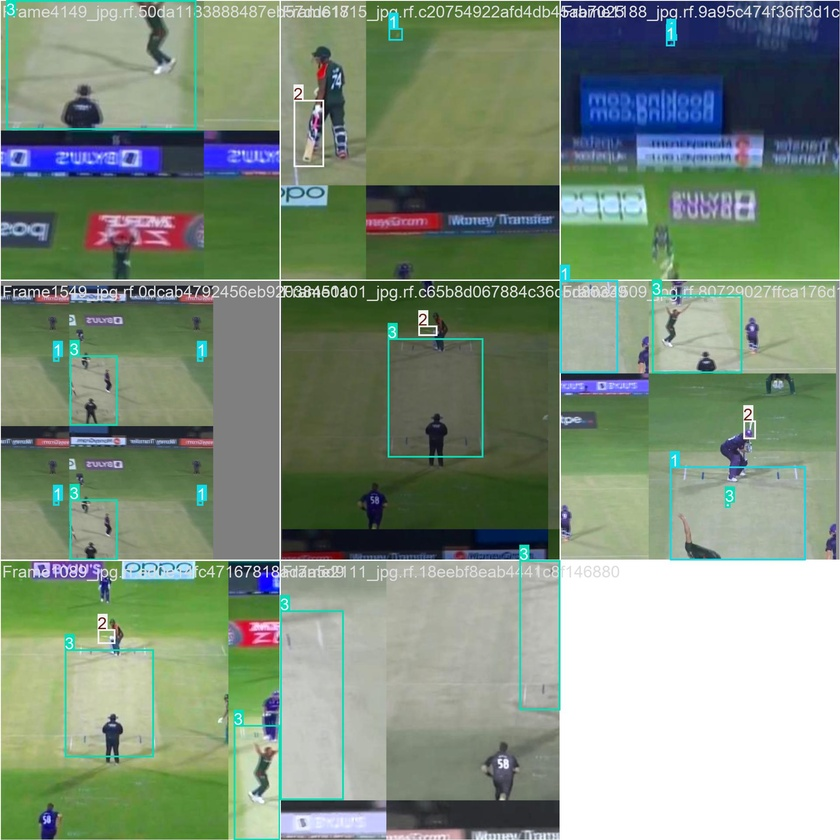
#> input picture CricketAnalysisProject-master/backend/runs/cricket_ball_train4/train_batch0.jpg, 840 x 840 px, shrunk from 1920 x 1920 before the run
$ python -i enhanced_ball_tracker.py   (imports and definitions only)
#> lines starting #> are read from the running program, lines starting #| are printed output that depends on the picture; after the words box and inside, x2 and y2 are one past the last pixel; in counts of white or black regions, pixels touching at a corner belong together
import cv2
import numpy as np
import logging
from typing import List, Tuple, Optional, Dict, Any
from collections import deque
import math

logger = logging.getLogger(__name__)

class EnhancedBallTracker:
    """
    Enhanced ball tracker specifically designed for white circular cricket balls
    that are constantly changing position across multiple frames.
    """

    def __init__(self, max_history_frames=10, prediction_frames=3):
        self.max_history_frames = max_history_frames
        self.prediction_frames = prediction_frames
        self.ball_positions_history = deque(maxlen=max_history_frames)
        self.ball_velocities_history = deque(maxlen=max_history_frames)
        self.last_detected_position = None
        self.tracking_active = False
        self.missing_frames_count = 0
        self.max_missing_frames = 5

        # Enhanced parameters for white ball detection
        self.white_ball_lower = np.array([0, 0, 200])  # High value for white
        self.white_ball_upper = np.array([180, 30, 255])

        # Motion prediction parameters
        self.velocity_smoothing_factor = 0.7
        self.position_smoothing_factor = 0.8

        # Detection parameters
        self.min_ball_radius = 3
        self.max_ball_radius = 25
        self.min_circularity = 0.6
        self.max_circularity = 1.4

    def detect_white_ball(self, frame: np.ndarray) -> Optional[Tuple[int, int]]:
        """
        Enhanced detection specifically for white circular balls.
        Uses multiple detection strategies and motion prediction.
        """
        try:
            # Step 1: Preprocess frame for better white detection
            processed_frame = self._preprocess_for_white_detection(frame)

            # Step 2: Create multiple detection masks
            hsv = cv2.cvtColor(processed_frame, cv2.COLOR_BGR2HSV)

            # Primary white ball mask
            white_mask = cv2.inRange(hsv, self.white_ball_lower, self.white_ball_upper)

            # Additional white detection with different parameters
            white_mask2 = cv2.inRange(hsv, np.array([0, 0, 180]), np.array([180, 50, 255]))

            # Combine masks
            combined_mask = cv2.bitwise_or(white_mask, white_mask2)

            # Step 3: Apply ROI to focus on cricket field
            roi_mask = self._create_cricket_field_roi(frame.shape)
            combined_mask = cv2.bitwise_and(combined_mask, roi_mask)

            # Step 4: Morphological operations
            kernel = np.ones((3, 3), np.uint8)
            combined_mask = cv2.morphologyEx(combined_mask, cv2.MORPH_CLOSE, kernel)
            combined_mask = cv2.morphologyEx(combined_mask, cv2.MORPH_OPEN, kernel)

            # Step 5: Find contours
            contours, _ = cv2.findContours(combined_mask, cv2.RETR_EXTERNAL, cv2.CHAIN_APPROX_SIMPLE)

            if not contours:
                return self._predict_position_from_motion()

            # Step 6: Filter by circularity and size
            ball_candidates = self._filter_circular_objects(contours)

            if not ball_candidates:
                return self._predict_position_from_motion()

            # Step 7: Motion consistency filtering
            motion_filtered = self._filter_by_motion_consistency(ball_candidates)

            if not motion_filtered:
                motion_filtered = ball_candidates  # Use all candidates if no motion consistency

            # Step 8: Select best candidate
            best_candidate = self._select_best_candidate(motion_filtered, frame)

            if best_candidate:
                self._update_tracking_state(best_candidate)
                return best_candidate

            return self._predict_position_from_motion()

        except Exception as e:
            logger.error(f"Error in white ball detection: {str(e)}")
            return self._predict_position_from_motion()

    def _preprocess_for_white_detection(self, frame: np.ndarray) -> np.ndarray:
        """Preprocess frame to enhance white object detection."""
        # Enhance contrast for better white detection
        lab = cv2.cvtColor(frame, cv2.COLOR_BGR2LAB)
        l, a, b = cv2.split(lab)

        # Apply CLAHE to L channel
        clahe = cv2.createCLAHE(clipLimit=2.0, tileGridSize=(8, 8))
        l = clahe.apply(l)

        # Merge channels
        lab = cv2.merge([l, a, b])
        enhanced = cv2.cvtColor(lab, cv2.COLOR_LAB2BGR)

        # Apply bilateral filter to reduce noise while preserving edges
        processed = cv2.bilateralFilter(enhanced, 9, 75, 75)

        return processed

    def _create_cricket_field_roi(self, frame_shape: Tuple[int, int, int]) -> np.ndarray:
        """Create ROI mask focusing on cricket field area."""
        height, width = frame_shape[:2]

        # Focus on center 70% of the frame (typical cricket field area)
        roi_percentage = 0.7
        roi_top = int(height * (1 - roi_percentage) / 2)
        roi_bottom = int(height * (1 + roi_percentage) / 2)
        roi_left = int(width * (1 - roi_percentage) / 2)
        roi_right = int(width * (1 + roi_percentage) / 2)

        mask = np.zeros((height, width), dtype=np.uint8)
        mask[roi_top:roi_bottom, roi_left:roi_right] = 255

        return mask

    def _filter_circular_objects(self, contours: List) -> List[Tuple]:
        """Filter contours to find circular objects matching ball criteria."""
        circular_candidates = []

        for contour in contours:
            area = cv2.contourArea(contour)
            if area < 20:  # Skip very small contours
                continue

            perimeter = cv2.arcLength(contour, True)
            if perimeter == 0:
                continue

            # Calculate circularity
            circularity = 4 * np.pi * area / (perimeter * perimeter)

            if self.min_circularity <= circularity <= self.max_circularity:
                # Get minimum enclosing circle
                (x, y), radius = cv2.minEnclosingCircle(contour)

                if self.min_ball_radius <= radius <= self.max_ball_radius:
                    circular_candidates.append((contour, (int(x), int(y)), radius, circularity))

        return circular_candidates

    def _filter_by_motion_consistency(self, candidates: List[Tuple]) -> List[Tuple]:
        """Filter candidates based on motion consistency with previous detections."""
        if len(self.ball_positions_history) < 2:
            return candidates

        motion_filtered = []
        max_motion_distance = 100  # Increased for fast-moving balls

        for candidate in candidates:
            contour, (x, y), radius, circularity = candidate

            # Check if this position is consistent with recent motion
            is_consistent = True

            for prev_pos in list(self.ball_positions_history)[-3:]:  # Check last 3 positions
                if prev_pos is not None:
                    distance = math.sqrt((x - prev_pos[0])**2 + (y - prev_pos[1])**2)
                    if distance > max_motion_distance:
                        is_consistent = False
                        break

            if is_consistent:
                motion_filtered.append(candidate)

        return motion_filtered

    def _select_best_candidate(self, candidates: List[Tuple], frame: np.ndarray) -> Optional[Tuple[int, int]]:
        """Select the best ball candidate based on multiple criteria."""
        if not candidates:
            return None

        best_candidate = None
        best_score = -float('inf')

        frame_center_x = frame.shape[1] // 2
        frame_center_y = frame.shape[0] // 2

        for contour, (x, y), radius, circularity in candidates:
            # Calculate multiple scoring factors

            # 1. Circularity score (higher is better)
            circularity_score = circularity

            # 2. Size score (prefer radius around 8-12 pixels)
            ideal_radius = 10
            size_score = 1.0 / (1.0 + abs(radius - ideal_radius))

            # 3. Position score (prefer center of frame)
            distance_from_center = math.sqrt((x - frame_center_x)**2 + (y - frame_center_y)**2)
            position_score = 1.0 / (1.0 + distance_from_center / 200)

            # 4. Motion prediction score (if we have previous positions)
            motion_score = 0
            if len(self.ball_positions_history) > 0:
                predicted_pos = self._predict_next_position()
                if predicted_pos:
                    predicted_distance = math.sqrt((x - predicted_pos[0])**2 + (y - predicted_pos[1])**2)
                    motion_score = 1.0 / (1.0 + predicted_distance / 50)

            # 5. Area score (prefer larger circular objects)
            area = cv2.contourArea(contour)
            area_score = min(area / 1000, 1.0)  # Normalize to 0-1

            # Combine all scores
            total_score = (circularity_score * 0.3 +
                         size_score * 0.2 +
                         position_score * 0.2 +
                         motion_score * 0.2 +
                         area_score * 0.1)

            if total_score > best_score:
                best_score = total_score
                best_candidate = (x, y)

        return best_candidate

    # [26 lines left out: functions _predict_next_position, _predict_position_from_motion, not called in this run]

    def _update_tracking_state(self, new_position: Tuple[int, int]):
        """Update tracking state with new ball position."""
        if self.last_detected_position is not None:
            # Calculate velocity
            velocity = (new_position[0] - self.last_detected_position[0],
                       new_position[1] - self.last_detected_position[1])

            # Smooth velocity
            if len(self.ball_velocities_history) > 0:
                last_velocity = self.ball_velocities_history[-1]
                smoothed_velocity = (
                    last_velocity[0] * self.velocity_smoothing_factor + velocity[0] * (1 - self.velocity_smoothing_factor),
                    last_velocity[1] * self.velocity_smoothing_factor + velocity[1] * (1 - self.velocity_smoothing_factor)
                )
                self.ball_velocities_history.append(smoothed_velocity)
            else:
                self.ball_velocities_history.append(velocity)

        # Update position history
        self.ball_positions_history.append(new_position)
        self.last_detected_position = new_position
        self.tracking_active = True
        self.missing_frames_count = 0

    # [23 lines left out: function track_ball_across_frames, not called in this run]

    def get_trajectory(self) -> List[Tuple[int, int]]:
        """Get the current ball trajectory."""
        return list(self.ball_positions_history)

    def get_velocity_history(self) -> List[Tuple[float, float]]:
        """Get the velocity history."""
        return list(self.ball_velocities_history)

    # [34 lines left out: functions reset_tracking, visualize_tracking, not called in this run]

>>> import cv2
>>> picture = cv2.imread('runs/cricket_ball_train4/train_batch0.jpg')
#> picture is the input picture: shape (840, 840, 3); mean B, G, R 125.3, 144, 127.5
>>> result = EnhancedBallTracker().detect_white_ball(picture)
#> in _preprocess_for_white_detection, `l, a, b = cv2.split(lab)`:
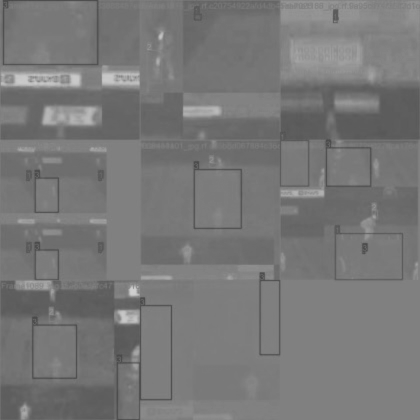
#> a: shape (840, 840) (shown at 1/2 size); min 71, max 207, mean 119.7
#> in _preprocess_for_white_detection, `l, a, b = cv2.split(lab)`:
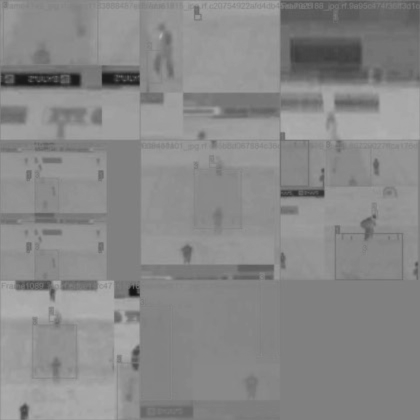
#> b: shape (840, 840) (shown at 1/2 size); min 20, max 179, mean 136.2
#> in _preprocess_for_white_detection, `l = clahe.apply(l)`:
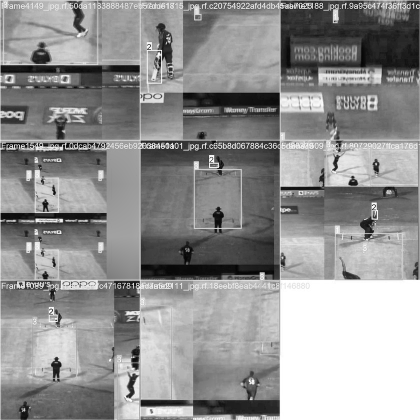
#> l: shape (840, 840) (shown at 1/2 size); min 0, max 255, mean 146.4
#> in detect_white_ball, `white_mask = cv2.inRange(hsv, self.white_ball_lower, self.white_ball_u..`:
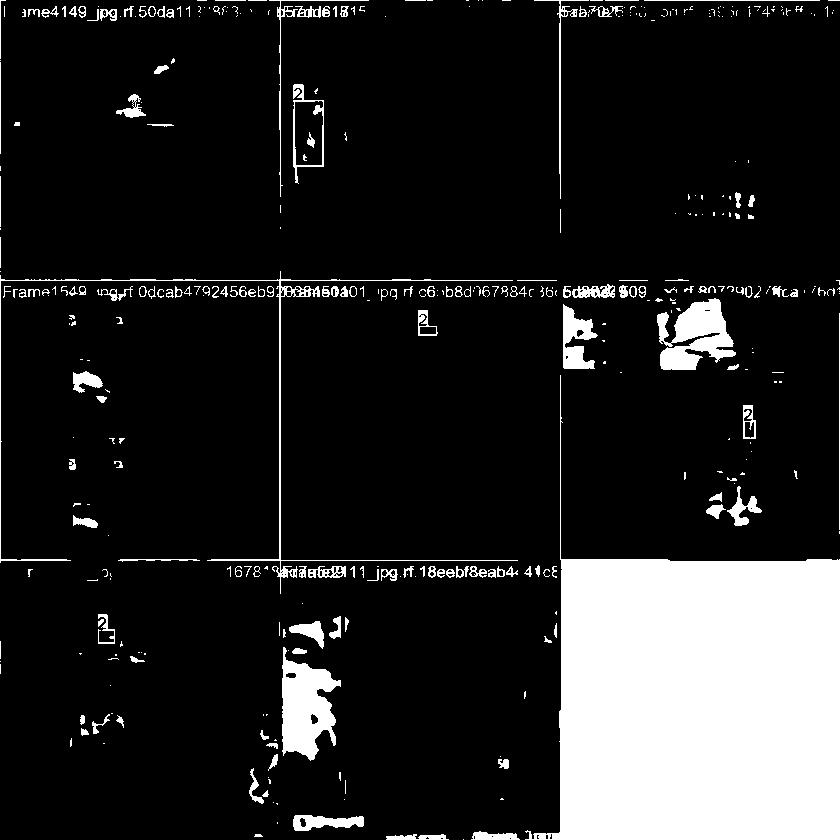
#> white_mask: shape (840, 840); 14.7% white; 394 white regions (225 under 20 px), largest, box (x1, y1, x2, y2) and area: (525, 375, 840, 840) 78652, (282, 647, 341, 761) 4035, (657, 298, 736, 370) 3332
#> in detect_white_ball, `combined_mask = cv2.morphologyEx(combined_mask, cv2.MORPH_OPEN, kernel)`:
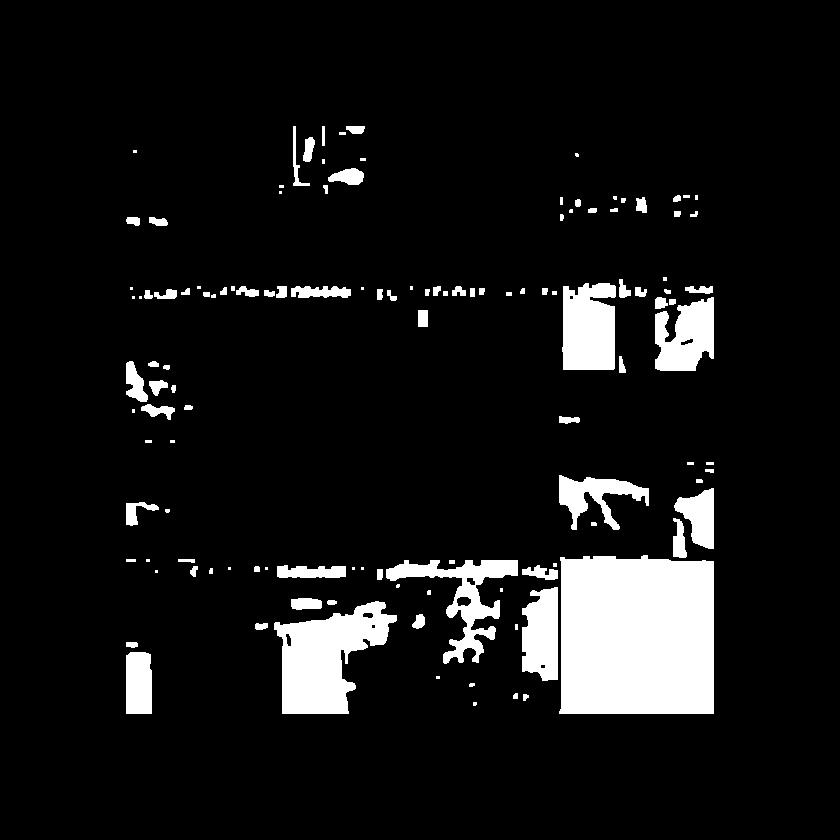
#> combined_mask: shape (840, 840); 8.5% white; 125 white regions (33 under 20 px)
#> in detect_white_ball, `contours, _ = cv2.findContours(combined_mask, cv2.RETR_EXTERNAL, cv2.C..`: contours = 125 contours, 57 with area under 20; largest, box (x1, y1, x2, y2) and area: (559, 555, 714, 714) 23452, (274, 601, 397, 714) 7653, (562, 283, 616, 370) 4086, (386, 560, 518, 664) 3720, (655, 297, 714, 371) 3071
#> the loop in _filter_circular_objects, `for contour in contours:` made 125 passes
#> (contour, area, perimeter, circularity, x, y, radius) on pass 58: ([[418, 310], [418, 326], [427, 326], [427, 310]], 144, 50, 0.724, 422.5, 318, 9.18)
#> after the loop in _filter_circular_objects, `for contour in contours:`: circular_candidates = 29 items
#> the loop in _select_best_candidate, `for contour, (x, y), radius, circularity in candidates:` made 29 passes
#> (contour, x, y, radius, circularity, circularity_score, size_score, distance_from_center) on pass 12: ([[418, 310], [418, 326], [427, 326], [427, 310]], 422, 318, 9.18, 0.724, 0.724, 0.549, 102)
#> after the loop in _select_best_candidate, `for contour, (x, y), radius, circularity in candidates:`: best_score = 0.474
#> in detect_white_ball, `best_candidate = self._select_best_candidate(motion_filtered, frame)`: best_candidate = (422, 318)
#> result = (422, 318)

$ run again, on CricketAnalysisProject-master/backend/runs/cricket_ball_train4/train_batch1.jpg
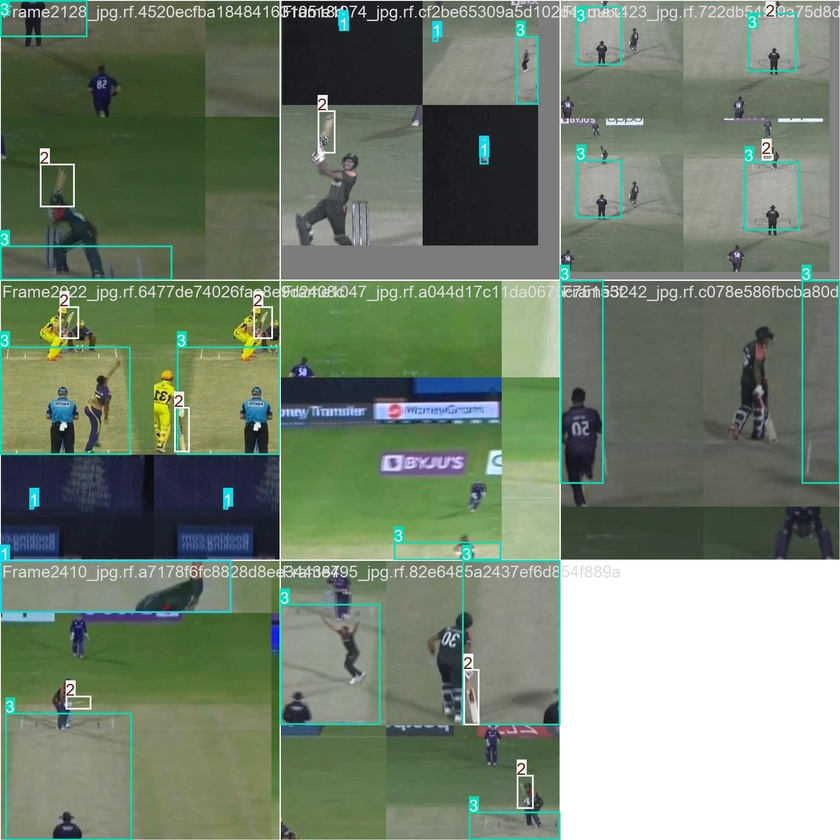
#> input picture CricketAnalysisProject-master/backend/runs/cricket_ball_train4/train_batch1.jpg, 840 x 840 px, shrunk from 1920 x 1920 before the run
#> picture is the input picture: shape (840, 840, 3); mean B, G, R 113.1, 130.9, 117.2
#> hsv: shape (840, 840, 3); mean H, S, V 50.6, 57.8, 134.9
#> in detect_white_ball, `white_mask = cv2.inRange(hsv, self.white_ball_lower, self.white_ball_u..`:
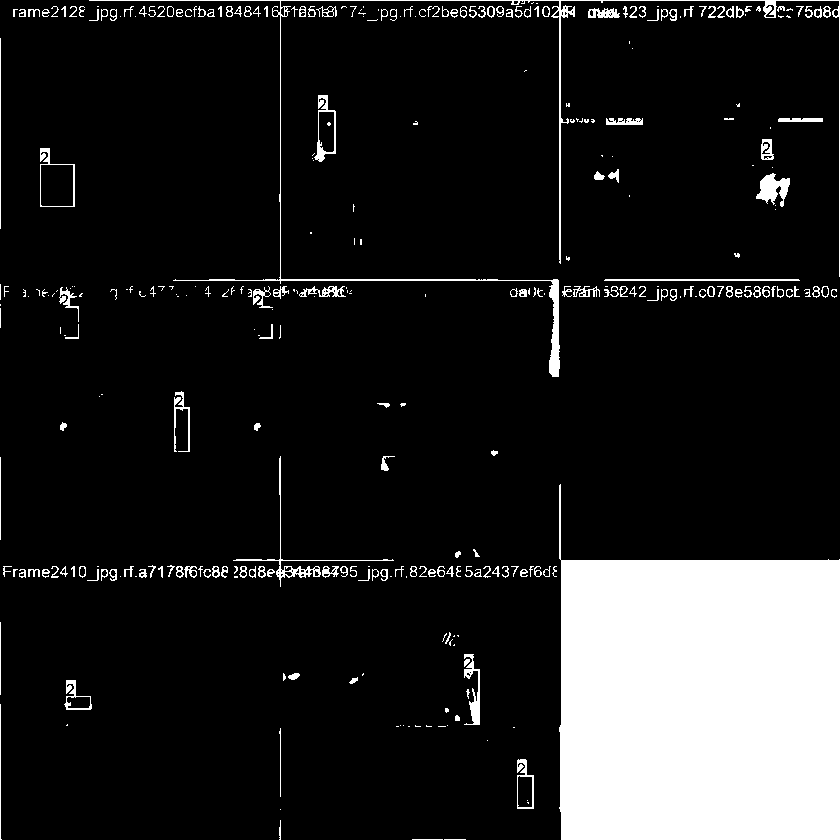
#> white_mask: shape (840, 840); 13.4% white; 329 white regions (141 under 20 px), largest, box (x1, y1, x2, y2) and area: (559, 484, 840, 840) 78366, (89, 0, 840, 377) 3692, (233, 456, 394, 587) 657
#> white_mask2: shape (840, 840); 17% white; 421 white regions (174 under 20 px), largest, box (x1, y1, x2, y2) and area: (502, 473, 840, 840) 80611, (88, 0, 840, 377) 8036, (684, 159, 743, 233) 2847
#> in detect_white_ball, `combined_mask = cv2.morphologyEx(combined_mask, cv2.MORPH_OPEN, kernel)`:
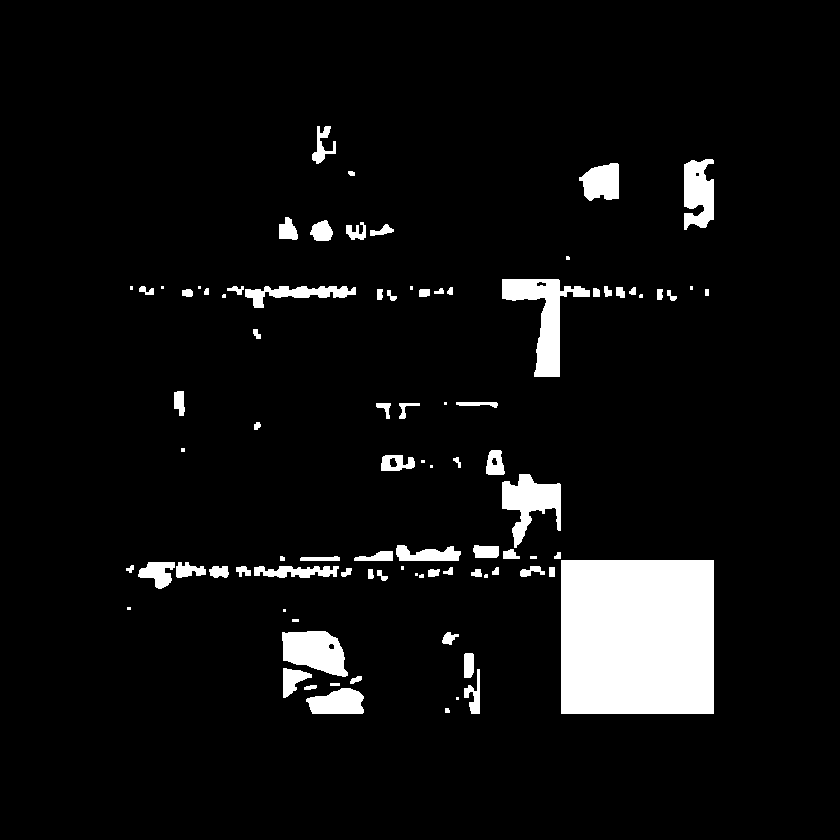
#> combined_mask: shape (840, 840); 6.5% white; 90 white regions (19 under 20 px)
#> contours = 90 contours, 25 with area under 20; largest, box (x1, y1, x2, y2) and area: (561, 560, 714, 714) 23256, (502, 279, 590, 377) 2854, (282, 631, 348, 677) 2068, (502, 474, 561, 548) 2020, (684, 159, 714, 230) 1553
#> the loop in _filter_circular_objects, `for contour in contours:` made 90 passes
#> (contour, area, perimeter, circularity, x, y, radius) on passes 23, 34: ([[549, 567], [549, 576], [554, 576], [554, 567]], 45, 28, 0.721, 551.5, 571.5, 5.15), ([[561, 560], [561, 713], [713, 713], [713, 560]], 23256, 610, 0.785, 637, 636.5, 107.8)
#> after the loop in _filter_circular_objects, `for contour in contours:`: circular_candidates = 23 items
#> the loop in _select_best_candidate, `for contour, (x, y), radius, circularity in candidates:` made 23 passes
#> (x, y, radius, circularity, circularity_score, size_score, distance_from_center, position_score) on passes 1, 3, 8, 9: (468, 665, 12.65, 0.655, 0.655, 0.274, 249.7, 0.445), (433, 572, 6.52, 0.659, 0.659, 0.223, 152.6, 0.567), (485, 550, 13.02, 0.673, 0.673, 0.249, 145.3, 0.579), (495, 462, 13.69, 0.711, 0.711, 0.213, 85.96, 0.699)
#> after the loop in _select_best_candidate, `for contour, (x, y), radius, circularity in candidates:`: best_score = 0.43
#> in detect_white_ball, `best_candidate = self._select_best_candidate(motion_filtered, frame)`: best_candidate = (495, 462)
